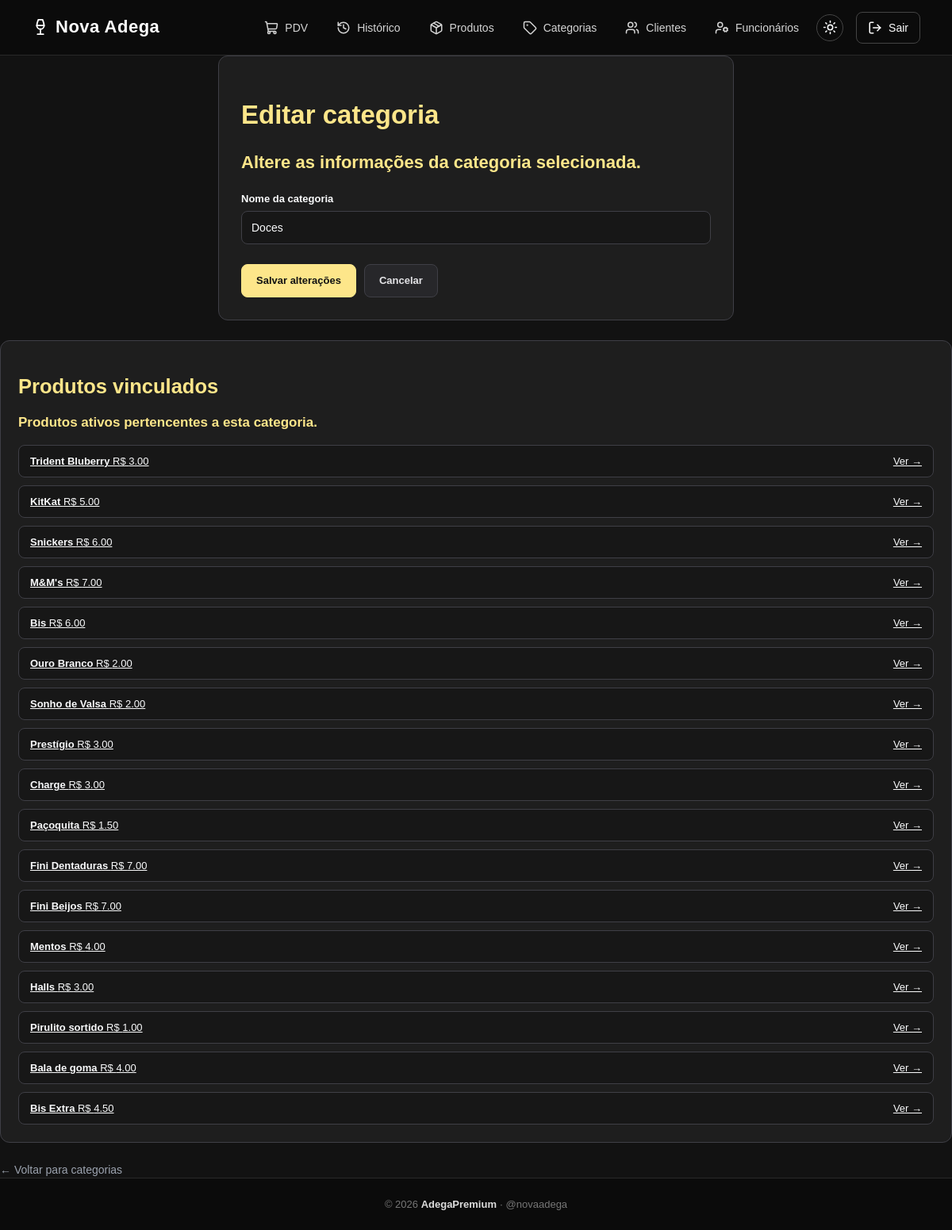
The app's page /categorias/7/editar (signed in) with its own data.
### app/models/categoria.py (models this page shows)
class Categoria(Base):
    __tablename__ = "categorias"
    id = Column(
        Integer,
        primary_key=True,
        autoincrement=True,
        index=True
    )
    nome = Column(
        String(100),
        nullable=False,
        unique=True
    )
    ativo = Column(
        Boolean,
        nullable=False,
        default=True
    )
    produtos = relationship(
        "Produto",
        back_populates="categoria",
        lazy="select"
    )

### app/models/produto.py (models this page shows, shortened)
class Produto(Base):
    __tablename__ = "produtos"
    id = Column(Integer, primary_key=True, autoincrement=True, index=True)
    nome = Column(String(150), nullable=False, index=True)
    preco = Column(Float, nullable=False, default=0.0)
    estoque_atual = Column(Integer, nullable=False, default=0)
    ativo = Column(Boolean, default=True)
    imagem_path = Column(String(255), nullable=True)
    categoria_id = Column(Integer, ForeignKey("categorias.id", ondelete="SET NULL"), nullable=True )
    categoria = relationship("Categoria", back_populates="produtos")

### app/controllers/categoria_controller.py (the view)
@router.get("/{categoria_id}/editar")
def form_editar_categoria(
    categoria_id: int,
    request: Request,
    db: Session = Depends(get_db),
    usuario=Depends(get_usuario_logado)
):
    editando = (
        db.query(Categoria)
        .filter(Categoria.id == categoria_id)
        .first()
    )
    if not editando:
        return RedirectResponse(
            url="/categorias/",
            status_code=302
        )
    return templates.TemplateResponse(
        request,
        "categorias/form.html",
        {
            "request": request,
            "usuario": usuario,
            "editando": editando,
        }
    )

### app/templates/categorias/form.html (shortened to what this page needs)
{% extends "base.html" %}
{% block styles %}
<link rel="stylesheet" href="/static/CSS/categorias.css">
{% endblock %}
{% block content %}
<main class="container">
    <section class="form-categoria">
        <div class="form-titulo">
            <h1>
                {{ "Editar categoria" if editando else "Nova categoria" }}
            </h1>
            <p>
                {{
                    "Altere as informações da categoria selecionada."
                    if editando
                    else "Cadastre uma nova categoria para organizar os produtos."
                }}
            </p>
        </div>
        <form
            action="{{ '/categorias/' + editando.id|string + '/editar' if editando else '/categorias/nova' }}"
            method="post"
            class="categoria-form"
        >
            <div class="form-grupo">
                <label for="nome">
                    Nome da categoria
                </label>
                <input
                    type="text"
                    id="nome"
                    name="nome"
                    value="{{ editando.nome if editando else (valores.nome if valores else '') }}"
                    placeholder="Ex: Cervejas, Vinhos, Destilados..."
                    required
                    autofocus
                >
            </div>
            <div class="form-botoes">
                <button
                    type="submit"
                    class="btn-salvar"
                >
                    {{
                        "Salvar alterações"
                        if editando
                        else "Criar categoria"
                    }}
                </button>
                <a
                    href="/categorias"
                    class="btn-cancelar"
                >
                    Cancelar
                </a>
            </div>
        </form>
    </section>
    {% if editando and editando.produtos %}
    <section class="produtos-vinculados">
        <div class="titulo-vinculados">
            <h2>
                Produtos vinculados
            </h2>
            <p>
                Produtos ativos pertencentes a esta categoria.
            </p>
        </div>
        <div class="lista-produtos">
            {% for p in editando.produtos if p.ativo %}
            <a
                href="/produtos/{{ p.id }}"
                class="produto-vinculado"
            >
                <div>
                    <strong>
                        {{ p.nome }}
                    </strong>
                    <span>
                        R$ {{ "%.2f"|format(p.preco) }}
                    </span>
                </div>
                <span class="ver-produto">
                    Ver →
                </span>
            </a>
            {% else %}
            <p class="sem-produtos">
                Nenhum produto ativo vinculado.
            </p>
            {% endfor %}
        </div>
    </section>
    {% endif %}
    <div class="voltar">
        <a href="/categorias">
            ← Voltar para categorias
        </a>
    </div>
</main>
{% endblock %}

### app/static/CSS/home.css (style rules this page uses)
* { box-sizing: border-box; }
html { min-height: 100%; overflow-y: scroll; }
body { margin: 0; padding: 0; min-height: 100vh; font-family: Arial, Helvetica, sans-serif; background: #121212; color: #f9fafb; display: flex; flex-direction: column; }

### app/static/CSS/categorias.css (style rules this page uses)
:root { --cat-fundo: #121212; --cat-card: #1E1E1E; --cat-campo: #171717; --cat-borda: #3F3F46; --cat-dourado: #FDE68A; --cat-texto: #F9FAFB; --cat-secundario: #A1A1AA; --cat-sucesso: #22C55E; --cat-erro: #EF4444; }
.form-categoria { width: 100%; max-width: 650px; margin: 0 auto; padding: 28px; box-sizing: border-box; background: var(--cat-card); border: 1px solid var(--cat-borda); border-radius: 12px; }
.form-titulo { margin: 0 0 25px; color: var(--cat-dourado); font-size: 22px; font-weight: 700; }
.categoria-form { display: flex; flex-direction: column; gap: 20px; }
.form-grupo { display: flex; flex-direction: column; gap: 8px; }
.form-grupo label { color: var(--cat-texto); font-size: 13px; font-weight: 600; }
.form-grupo input, .form-grupo select, .form-grupo textarea { width: 100%; min-height: 42px; padding: 10px 12px; box-sizing: border-box; background: var(--cat-campo); border: 1px solid var(--cat-borda); border-radius: 8px; color: var(--cat-texto); font-family: inherit; font-size: 14px; outline: none; transition: .2s ease; }
.form-botoes { display: flex; flex-wrap: wrap; gap: 10px; margin-top: 5px; }
.btn-salvar, .btn-cancelar { display: inline-flex; align-items: center; justify-content: center; min-height: 42px; padding: 0 18px; border-radius: 8px; font-family: inherit; font-size: 13px; font-weight: 700; text-decoration: none; cursor: pointer; transition: .2s ease; }
.btn-salvar { color: #121212; background: var(--cat-dourado); border: 1px solid var(--cat-dourado); }
.btn-cancelar { color: #E4E4E7; background: #27272A; border: 1px solid #3F3F46; }
.produtos-vinculados { width: 100%; margin-top: 25px; padding: 22px; box-sizing: border-box; background: var(--cat-card); border: 1px solid var(--cat-borda); border-radius: 12px; }
.titulo-vinculados { margin: 0 0 18px; color: var(--cat-dourado); font-size: 17px; font-weight: 700; }
.lista-produtos { display: flex; flex-direction: column; gap: 10px; }
.produto-vinculado { display: flex; align-items: center; justify-content: space-between; gap: 12px; padding: 12px 14px; background: #171717; border: 1px solid var(--cat-borda); border-radius: 8px; color: var(--cat-texto); font-size: 13px; }

### app/static/CSS/voltar.css (style rules this page uses)
.voltar, .voltar-pagina, .cliente-form-voltar, .voltar a, .voltar-pagina a { display: inline-flex !important; align-items: center !important; font-family: Arial, Helvetica, sans-serif !important; font-size: 14px !important; font-weight: 500 !important; line-height: 20px !important; color: #9CA3AF !important; text-decoration: none !important; padding: 0 !important; }
.voltar, .voltar-pagina { margin-top: 24px !important; }
.voltar a, .voltar-pagina a { margin: 0 !important; padding: 0 !important; font-family: Arial, Helvetica, sans-serif !important; font-size: 14px !important; font-weight: 500 !important; line-height: 20px !important; color: #9CA3AF !important; text-decoration: none !important; }

### app/static/CSS/responsivo.css (style rules this page uses)
* { box-sizing: border-box; }
html { width: 100%; min-width: 0; overflow-x: clip; }
body { width: 100%; min-width: 0; max-width: 100%; margin: 0; }
button, input, select, textarea { max-width: 100%; font: inherit; }
h1, h2, h3, p, td, th, label { overflow-wrap: anywhere; }
.home-container, .container, .conteudo, .pdv-container { width: 100%; max-width: 1500px; margin-left: auto; margin-right: auto; box-sizing: border-box; }
html, body { max-width: 100%; overflow-x: hidden; }
.page-wrapper, .page-wrapper > *, .container, .home-container, .pdv-container, .usuarios-container, .categorias-page { min-width: 0; max-width: 100%; }
.page-wrapper img, .page-wrapper svg, .page-wrapper input, .page-wrapper select, .page-wrapper textarea, .page-wrapper button { max-width: 100%; }
.page-wrapper input, .page-wrapper select, .page-wrapper textarea { min-width: 0; }
.page-wrapper .form-botoes, .page-wrapper .acoes { flex-wrap: wrap; }

### records on screen
Categoria: nome "Doces"
Produto: nome "Trident Bluberry", preco "3.00"
Produto: nome "KitKat", preco "5.00"
Produto: nome "Snickers", preco "6.00"
Produto: nome "M&M's", preco "7.00"
Produto: nome "Bis", preco "6.00"
Produto: nome "Ouro Branco", preco "2.00"
Produto: nome "Sonho de Valsa", preco "2.00"
Produto: nome "Prestígio", preco "3.00"
Produto: nome "Charge", preco "3.00"
Produto: nome "Paçoquita", preco "1.50"
Produto: nome "Fini Dentaduras", preco "7.00"
Produto: nome "Fini Beijos", preco "7.00"
Produto: nome "Mentos", preco "4.00"
Produto: nome "Halls", preco "3.00"
Produto: nome "Pirulito sortido", preco "1.00"
Produto: nome "Bala de goma", preco "4.00"
Produto: nome "Bis Extra", preco "4.50"

### other values on screen
{{ "Editar categoria" if editando else "Nova categoria" }} "Editar categoria"
